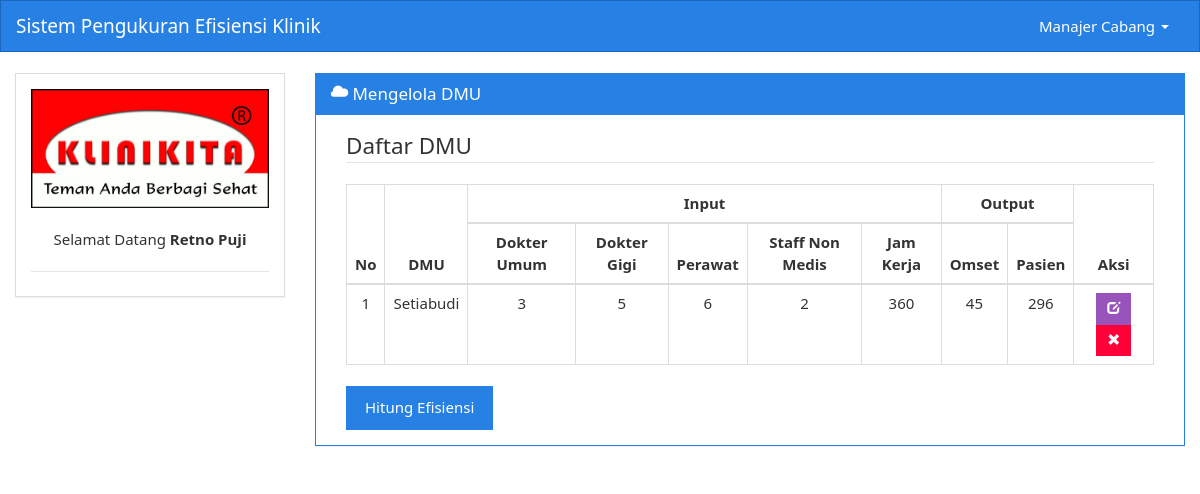
Before: /kelola_DMU.php (signed in) with the older database file.
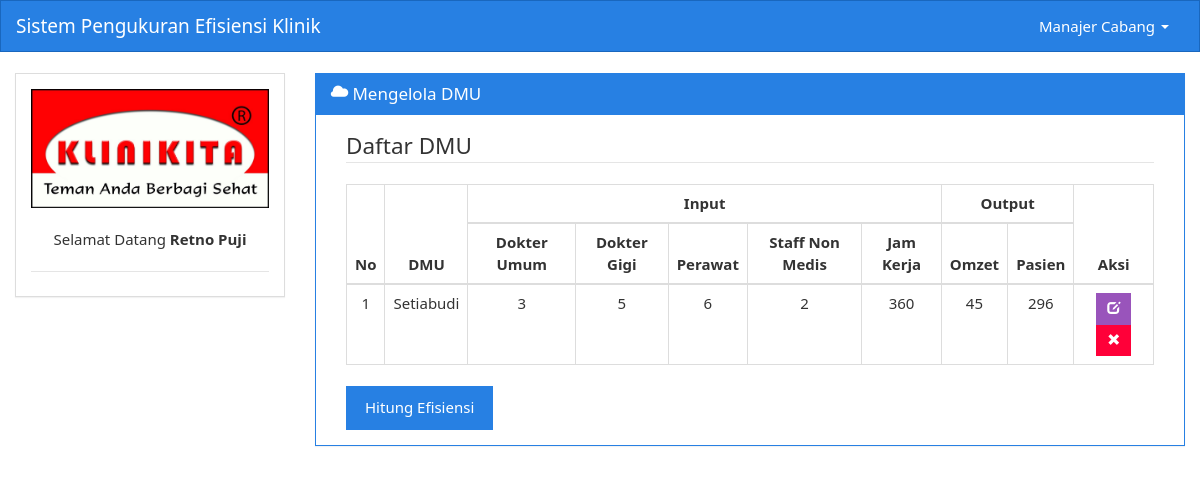
After: the same page with the newer database file.
### tables this page shows
CREATE TABLE IF NOT EXISTS `tb_variabel` (
`id_variabel` int(11) NOT NULL,
  `nama_variabel` varchar(20) NOT NULL,
  `jenis_variabel` char(6) NOT NULL,
  `satuan` varchar(20) NOT NULL
);

CREATE TABLE IF NOT EXISTS `tb_detail_dmu` (
`id_detail_dmu` int(11) NOT NULL,
  `id_klinik` int(11) NOT NULL,
  `id_variabel` int(11) NOT NULL,
  `nilai_variabel` int(11) NOT NULL
);

### kelola_DMU.php (the view, shortened to what this page needs)
<?php include 'layout.php'; ?>
	<div class="col-sm-9">
		<div class="panel panel-primary">
		  	<div class="panel-heading">
		    	<h3 class="panel-title"><span class="glyphicon glyphicon-cloud"></span> Mengelola DMU</h3>
		  	</div>
		  	<div class="panel-body">
			  	<div class="col-sm-12">
			  		<legend>Daftar DMU</legend>
			  		<?php
						$query = mysqli_query($conn, "SELECT * FROM tb_variabel ORDER BY jenis_variabel ASC, id_variabel ASC");
						$list_var = '';
						$input = 0;
						$output = 0;
						if (mysqli_num_rows($query) > 0) {
							while($var = mysqli_fetch_assoc($query)) {
								if ($var['jenis_variabel'] == 'Input') {
									$input++;
								} else {
									$output++;
								}
								$nama = str_replace('_',' ',$var['nama_variabel']);
								$list_var .= "<th>$nama</th>";
							}
						}
						$i = 1;
						$query = mysqli_query($conn, 'SELECT k.cabang_klinik, d.id_klinik FROM tb_klinik AS k, tb_detail_dmu AS d WHERE k.id_klinik=d.id_klinik AND d.id_klinik="'.$id_cabang.'" GROUP BY id_klinik ORDER BY id_detail_dmu');
						if (mysqli_num_rows($query)>0) {
							echo '<table class="table table-bordered table-hover">
									<thead>
										<tr>
											<th rowspan="2">No</th>
											<th rowspan="2">DMU</th>
											<th colspan="'.$input.'">Input</th>
											<th colspan="'.$output.'">Output</th>
											<th rowspan="2">Aksi</th>
										</tr>
										<tr>
											'.$list_var.'
										</tr>
									</thead>
									<tbody>
								';
							while ($cabang = mysqli_fetch_assoc($query)) {
								echo '
									<tr>
										<td>'.$i.'</td>
										<td>'.$cabang["cabang_klinik"].'</td>
								';
								$id_klinik = $cabang['id_klinik'];
								$query_input = mysqli_query($conn, 'SELECT d.nilai_variabel FROM tb_detail_dmu AS d, tb_variabel AS v WHERE d.id_variabel=v.id_variabel AND id_klinik ='.$id_klinik.' AND v.jenis_variabel="Input" ORDER BY v.jenis_variabel ASC, d.id_variabel ASC');
								if (mysqli_num_rows($query_input)) {
									while ($nilai_var = mysqli_fetch_assoc($query_input)) {
										echo '<td>'.$nilai_var["nilai_variabel"].'</td>';
									}
								}
								$query_output = mysqli_query($conn, 'SELECT d.nilai_variabel FROM tb_detail_dmu AS d, tb_variabel AS v WHERE d.id_variabel=v.id_variabel AND id_klinik='.$id_klinik.' AND v.jenis_variabel="Output" ORDER BY v.jenis_variabel ASC, d.id_variabel');
								if (mysqli_num_rows($query_output)) {
									while ($nilai_var = mysqli_fetch_assoc($query_output)) {
										echo '<td>'.$nilai_var["nilai_variabel"].'</td>';
									}
								}
								echo '
										<td>
											<a href="ubah_dmu.php?id='.$id_klinik.'" class="btn btn-info btn-sm"><span class="glyphicon glyphicon-edit"></span></a>
											<a href="process/d_DMU.php?id='.$id_klinik.'" onclick="return hapus()" class="btn btn-danger btn-sm"><span class="glyphicon glyphicon-remove"></span></a>
						        		</td>
									</tr>
								';
								$i++;
							}
							$q = mysqli_query($conn, 'SELECT id_klinik FROM tb_detail_dmu GROUP BY id_klinik');
							if (mysqli_num_rows($q) == 1) {
								echo '
										</tbody>
									</table>
									<button class="btn btn-primary" type="button" disabled>Hitung Efisiensi</button>
								';
							} else {
								echo '
										</tbody>
									</table>
									<a href="process/simplex/simplex.php" class="btn btn-primary" type="button">Hitung Efisiensi</a>
								';
							}
						}
					?>
			  	</div>
		  	</div>
		</div>
	</div>
<?php include 'closing.php' ?>

### layout.php (shortened to what this page needs)
<?php
  if ((!ISSET($_SESSION['username'])) AND (!ISSET($_SESSION['password']))) {
    header('Location: index.php');
  } else {
    $id_cabang= $_SESSION['id_klinik'];
  }
?>
<!DOCTYPE html>
<html lang="en">
  <head>
    <link rel="stylesheet" type="text/css" href="assets/css/bootstrap.min.css">
    <link rel="stylesheet" type="text/css" href="assets/css/bootstrap.css">
    <link rel="stylesheet" type="text/css" href="assets/css/cssku.css">
  </head>
  <body>
    <div class="container-fluid">
      <div class="row">
        <nav class="navbar navbar-inverse">
          <div class="container-fluid">
            <div class="navbar-header">
                <a class="navbar-brand" href="beranda.php">Sistem Pengukuran Efisiensi Klinik</a>
            </div>
            <div class="collapse navbar-collapse" id="bs-example-navbar-collapse-1">
              <ul class="nav navbar-nav navbar-right">
                    <li class="dropdown">
                        <a href="#" class="dropdown-toggle" data-toggle="dropdown" role="button" aria-expanded="false"><?php echo $_SESSION['user']; ?> <span class="caret"></span></a>
                    </li>
                  </ul>
            </div>
          </div>
        </nav>
      </div>
      <div class="row">
        <div class="col-md-3">
          <div class="panel panel-default" style="top: 0;">
            <div class="panel-body">
            <a href="beranda.php"><img src="assets/img/logo_klinikita.jpg" class="img img-responsive" width="280px" id="gb1"></a>
            <br>
              <p align="center">Selamat Datang <b> <?php echo $_SESSION['nama']; ?></b></p>
              <ul class="nav nav-pills nav-stacked" id="stacked-menu">
                <li class="nav-divider"></li>
              </ul>
            </div>
          </div>
        </div>

### closing.php (shortened to what this page needs)
</div>
	</div>
  </body>
</html>

### assets/css/cssku.css (style rules this page uses)
#gb1 { margin:0 auto; }
th,tr,td { text-align: center; }

Changed rows visible on the page:
changed tb_variabel: nama_variabel "Omset" → "Omzet"
